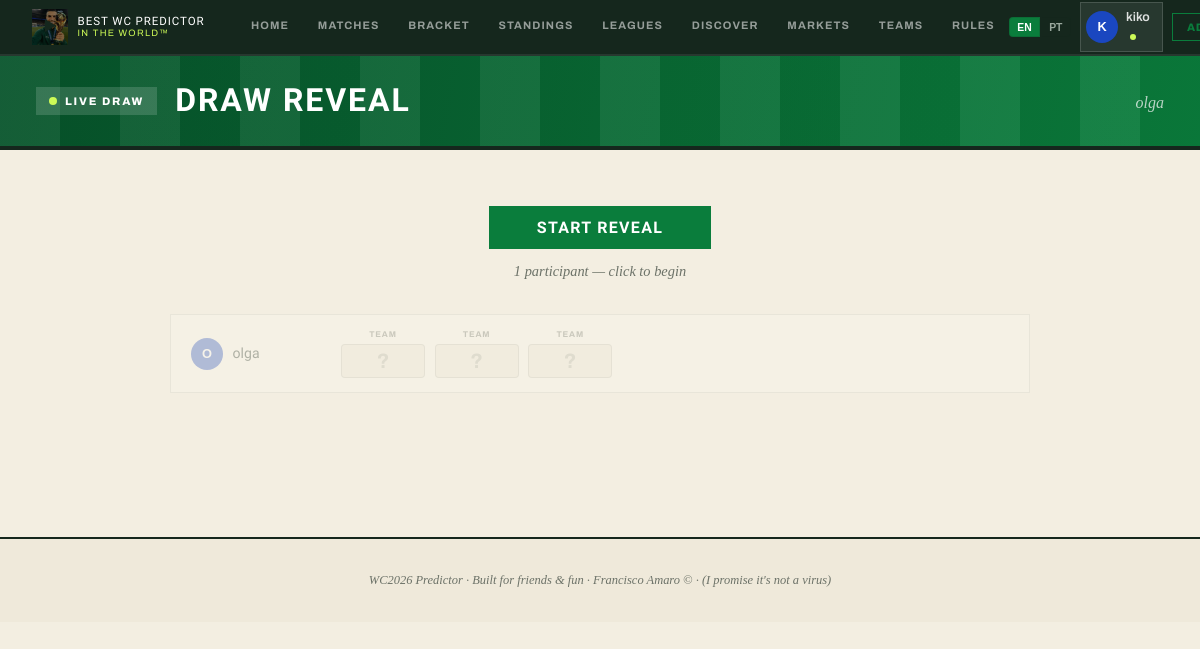
/leagues/3/sweepstake/reveal (signed in), run on the app's committed database.
### app/models.py (models this page shows)
class User(Base):
    __tablename__ = "users"
    id = Column(Integer, primary_key=True, index=True)
    username = Column(String(50), unique=True, nullable=False, index=True)
    email = Column(String(100), unique=True, nullable=False, index=True)
    password_hash = Column(String(200), nullable=False)
    is_superadmin = Column(Boolean, default=False)
    display_name = Column(String(50), nullable=True)
    bio = Column(String(120), nullable=True)
    credits = Column(Float, default=10.0)
    avatar_color = Column(String(10), default="#1a47c0")
    avatar_icon = Column(String(6), default="★")
    avatar_img_url = Column(String(200), nullable=True)
    profile_bg = Column(String(100), nullable=True)     # CSS gradient/color for whole-app background
    profile_banner_url = Column(String(200), nullable=True)  # banner image on profile page
    favorite_team_id = Column(Integer, ForeignKey("teams.id"), nullable=True)
    created_at = Column(DateTime, default=datetime.utcnow)
    memberships = relationship("LeagueMember", back_populates="user", cascade="all, delete-orphan")
    predictions = relationship("Prediction", back_populates="user", cascade="all, delete-orphan")
    sweepstake_assignments = relationship("SweepstakeAssignment", back_populates="user")
    tournament_picks = relationship("TournamentPick", back_populates="user", cascade="all, delete-orphan")
    favorite_team = relationship("Team", foreign_keys=[favorite_team_id])

class League(Base):
    __tablename__ = "leagues"
    id = Column(Integer, primary_key=True, index=True)
    name = Column(String(100), nullable=False)
    invite_code = Column(String(8), unique=True, nullable=False, index=True)
    admin_id = Column(Integer, ForeignKey("users.id"), nullable=False)
    description = Column(String(200), nullable=True)
    accent_color = Column(String(10), default="#1a47c0")
    badge_emoji = Column(String(6), default="★")
    banner_url = Column(String(200), nullable=True)
    points_exact_score = Column(Integer, default=3)
    points_correct_result = Column(Integer, default=1)
    boost_multiplier = Column(Integer, default=2)   # exact-score boost multiplier
    points_bracket_winner = Column(Integer, default=10)
    points_bracket_finalist = Column(Integer, default=5)
    points_bracket_semi = Column(Integer, default=2)
    points_bracket_quarter = Column(Integer, default=1)
    logo_url = Column(String(200), nullable=True)
    is_public = Column(Boolean, default=False)             # joinable without invite code
    category = Column(String(20), default="general")       # general / country / global
    sweepstake_enabled = Column(Boolean, default=False)
    sweepstake_buy_in = Column(Float, default=10.0)
    sweepstake_teams_per_person = Column(Integer, default=1)
    sweepstake_drawn = Column(Boolean, default=False)
    sweep_pts_win = Column(Integer, default=2)             # points per match win
    sweep_pts_draw = Column(Integer, default=0)            # points per draw (group stage)
    sweep_pts_goal = Column(Integer, default=0)            # points per goal scored
    sweep_pts_clean_sheet = Column(Integer, default=0)     # points per clean sheet kept
    sweep_big_win_threshold = Column(Integer, default=0)   # min GD to trigger big win bonus (0 = off)
    sweep_big_win_pts = Column(Integer, default=0)         # bonus points for a big win
    sweep_upset_pts = Column(Integer, default=0)           # bonus for a lower-tier team beating a higher-tier team
    created_at = Column(DateTime, default=datetime.utcnow)
    admin = relationship("User", foreign_keys=[admin_id])
    members = relationship("LeagueMember", back_populates="league", cascade="all, delete-orphan")
    predictions = relationship("Prediction", back_populates="league", cascade="all, delete-orphan")
    sweepstake_assignments = relationship("SweepstakeAssignment", back_populates="league", cascade="all, delete-orphan")
    sweepstake_groups = relationship("SweepstakeGroup", back_populates="league", cascade="all, delete-orphan", order_by="SweepstakeGroup.order_index")
    tournament_picks = relationship("TournamentPick", back_populates="league", cascade="all, delete-orphan")

class SweepstakeAssignment(Base):
    __tablename__ = "sweepstake_assignments"
    id = Column(Integer, primary_key=True, index=True)
    league_id = Column(Integer, ForeignKey("leagues.id"), nullable=False)
    user_id = Column(Integer, ForeignKey("users.id"), nullable=False)
    team_id = Column(Integer, ForeignKey("teams.id"), nullable=False)
    group_id = Column(Integer, ForeignKey("sweepstake_groups.id"), nullable=True)
    league = relationship("League", back_populates="sweepstake_assignments")
    user = relationship("User", back_populates="sweepstake_assignments")
    team = relationship("Team", back_populates="sweepstake_assignments")
    group = relationship("SweepstakeGroup")

### app/routers/sweepstake.py (the view)
@router.get("/leagues/{league_id}/sweepstake/reveal")
async def reveal_page(request: Request, league_id: int, db: Session = Depends(get_db)):
    user = auth.get_current_user(request, db)
    if not user:
        return RedirectResponse("/login", status_code=303)
    league = db.query(models.League).filter(models.League.id == league_id).first()
    if not league:
        return RedirectResponse("/leagues", status_code=303)
    membership = db.query(models.LeagueMember).filter_by(
        league_id=league_id, user_id=user.id
    ).first()
    if not membership and not user.is_superadmin:
        return RedirectResponse("/leagues", status_code=303)
    if not league.sweepstake_drawn:
        return RedirectResponse(f"/leagues/{league_id}/sweepstake", status_code=303)
    assignments = (
        db.query(models.SweepstakeAssignment)
        .filter_by(league_id=league_id)
        .all()
    )
    by_user: dict = {}
    for a in assignments:
        by_user.setdefault(a.user_id, []).append(a)
    for lst in by_user.values():
        lst.sort(key=lambda a: (a.group.order_index if a.group else 99))
    draw_results = [
        {"user": lst[0].user, "assignments": lst}
        for lst in by_user.values() if lst
    ]
    random.shuffle(draw_results)
    all_teams = db.query(models.Team).all()
    return templates.TemplateResponse(
        "sweepstake/reveal.html",
        {
            "request": request,
            "user": user,
            "league": league,
            "draw_results": draw_results,
            "all_teams": all_teams,
        },
    )

### app/templates/sweepstake/reveal.html (shortened to what this page needs)
{% extends "base.html" %}
{% block content %}
{% set _lang = request.cookies.get('lang', user.language if user and user.language else 'en') %}
<div class="pg-band" style="padding:28px 36px">
  <span class="pg-live"><span class="dot"></span>Live Draw</span>
  <h1 style="font-size:2rem;letter-spacing:.06em">DRAW REVEAL</h1>
  <p style="font-family:'Spectral',serif;font-style:italic;color:rgba(255,255,255,.75);margin-top:.25rem">{{ league.name }}</p>
</div>
<div class="container page-content" style="max-width:860px">
  <div style="text-align:center;padding:1.5rem 0 2rem">
    <button id="startBtn" onclick="startReveal()"
            class="btn btn-primary"
            style="font-size:1rem;padding:.75rem 3rem;letter-spacing:.08em;font-family:'Archivo Black',sans-serif">
      START REVEAL
    </button>
    <p id="revealStatus"
       style="font-family:'Spectral',serif;font-style:italic;font-size:.9rem;color:var(--pg-muted);margin-top:.75rem">
      {{ draw_results|length }} participant{% if draw_results|length != 1 %}s{% endif %} — click to begin
    </p>
  </div>
  <div style="display:flex;flex-direction:column;gap:.85rem">
    {% for result in draw_results %}
    <div class="rcard card" id="rcard-{{ loop.index0 }}"
         style="overflow:hidden;opacity:.3;transition:opacity .4s,transform .35s,box-shadow .35s">
      <div class="card-body" style="display:flex;align-items:center;gap:1.25rem;flex-wrap:wrap;padding:.85rem 1.25rem">
        <div style="display:flex;align-items:center;gap:.6rem;min-width:130px">
          {{ avatar_html(result.user, 'sm') | safe }}
          <div>
            <div style="font-family:'Archivo Black',sans-serif;font-size:.88rem;line-height:1.2">
              {{ result.user.display_name or result.user.username }}
            </div>
          </div>
        </div>
        <div style="display:flex;gap:.6rem;flex-wrap:wrap;flex:1">
          {% for a in result.assignments %}
          <div class="rslot"
               data-code="{{ a.team.code }}"
               data-name="{{ a.team.name }}"
               data-flag="{{ flag_url(a.team.code) }}"
               style="display:flex;flex-direction:column;align-items:center;gap:.2rem;min-width:84px">
            <div style="font-size:.52rem;font-weight:700;letter-spacing:.1em;text-transform:uppercase;color:var(--pg-muted)">
              {{ a.group.name.split(':')[0] if a.group else 'Team' }}
            </div>
            <div class="rslot-inner"
                 style="background:var(--pg-foot);border:1px solid var(--border);border-radius:4px;
                        padding:.35rem .55rem;display:flex;align-items:center;gap:.35rem;
                        min-width:84px;min-height:34px;justify-content:center">
              <span style="font-size:1.3rem;color:var(--border-2);font-weight:700;line-height:1">?</span>
            </div>
          </div>
          {% endfor %}
        </div>
      </div>
    </div>
    {% endfor %}
  </div>
  <div style="text-align:center;padding:2rem 0 1rem">
  </div>
</div>
{% endblock %}

### app/templates/base.html (shortened to what this page needs)
<!DOCTYPE html>
<html lang="en">
<head>
  <link rel="stylesheet" href="/static/css/style.css">
</head>
<body>
{% set _lang = request.cookies.get('lang', user.language if user and user.language else 'en') %}
  <nav class="navbar">
    <a href="/" class="navbar-brand">
      <div class="brand-icon" style="overflow:hidden;padding:0;background:none;border:none;position:relative;cursor:pointer"
           id="logoBtn" title="Play / Pause">
        <img src="/static/img/logo.jpg" alt="Logo" style="width:36px;height:36px;object-fit:cover;display:block;">
        <div id="playIcon" style="position:absolute;inset:0;display:flex;align-items:center;justify-content:center;background:rgba(0,0,0,.45);font-size:.9rem;transition:opacity .15s">▶</div>
      </div>
      <div class="brand-text">
        <div class="brand-title">Best WC Predictor</div>
        <div class="brand-year">In The World™</div>
      </div>
    </a>
    <div class="nav-links">
      <a href="/" class="nav-link {% if request.url.path == '/' %}active{% endif %}">{{ t('nav.home', _lang) }}</a>
      <a href="/fixtures" class="nav-link {% if '/fixtures' in request.url.path %}active{% endif %}">{{ t('nav.matches', _lang) }}</a>
      <a href="/knockout" class="nav-link {% if '/knockout' in request.url.path %}active{% endif %}">{{ t('nav.bracket', _lang) }}</a>
      <a href="/standings" class="nav-link {% if '/standings' in request.url.path %}active{% endif %}">{{ t('nav.standings', _lang) }}</a>
      <a href="/leagues" class="nav-link {% if '/leagues' in request.url.path and '/leagues/' not in request.url.path and '/discover' not in request.url.path %}active{% endif %}">{{ t('nav.leagues', _lang) }}</a>
      <a href="/leagues/discover" class="nav-link {% if '/discover' in request.url.path %}active{% endif %}">{{ t('nav.discover', _lang) }}</a>
      <a href="/markets" class="nav-link {% if '/markets' in request.url.path %}active{% endif %}">{{ t('nav.markets', _lang) }}</a>
      <a href="/teams" class="nav-link {% if '/teams' in request.url.path %}active{% endif %}">{{ t('nav.teams', _lang) }}</a>
      <a href="/rules" class="nav-link {% if '/rules' in request.url.path %}active{% endif %}">Rules</a>
    </div>
    <div class="nav-right">
      <form action="/set-language" method="post" style="margin:0;display:flex;gap:2px">
        <button type="submit" name="lang" value="en"
                style="background:{% if _lang == 'en' %}var(--primary){% else %}transparent{% endif %};
                       border:1px solid var(--border);border-radius:4px 0 0 4px;
                       color:{% if _lang == 'en' %}#fff{% else %}var(--text-3){% endif %};
                       padding:.2rem .45rem;font-size:.65rem;font-weight:700;cursor:pointer">EN</button>
        <button type="submit" name="lang" value="pt"
                style="background:{% if _lang == 'pt' %}var(--primary){% else %}transparent{% endif %};
                       border:1px solid var(--border);border-left:none;border-radius:0 4px 4px 0;
                       color:{% if _lang == 'pt' %}#fff{% else %}var(--text-3){% endif %};
                       padding:.2rem .45rem;font-size:.65rem;font-weight:700;cursor:pointer">PT</button>
      </form>
      {% if user %}
        <a href="/profile/{{ user.username }}" class="avatar-chip" style="text-decoration:none">
          {{ avatar_html(user, "sm") | safe }}
          <span style="font-size:.78rem;font-weight:600;color:var(--text-1)">
            {{ user.display_name or user.username }}
            {% if user.is_superadmin %}<span class="superadmin-dot"></span>{% endif %}
          </span>
        </a>
        {% if user.is_superadmin %}
        <a href="/admin" class="btn-nav btn-nav-outline" style="color:var(--gold);border-color:var(--gold)">Admin</a>
        {% endif %}
      {% else %}
        <a href="/login" class="btn-nav btn-nav-outline">{{ t('nav.login', _lang) }}</a>
        <a href="/register" class="btn-nav btn-nav-primary">{{ t('nav.signup', _lang) }}</a>
      {% endif %}
    </div>
  </nav>
  <main>{% block content %}{% endblock %}</main>
  <footer>
    <p>{{ t('footer.text', _lang) }}</p>
  </footer>
</body>
</html>

### data on the page
User: avatar_color+display_name+username "K", display_name+username "kiko"
League: name "olga"
User: avatar_color+display_name+username "O", user "olga"
SweepstakeAssignment: group.name "TEAM"
SweepstakeAssignment: group.name "TEAM"
SweepstakeAssignment: group.name "TEAM"

### other printed values
{{ t('nav.home', _lang) }} "HOME"
{{ t('nav.matches', _lang) }} "MATCHES"
{{ t('nav.bracket', _lang) }} "BRACKET"
{{ t('nav.standings', _lang) }} "STANDINGS"
{{ t('nav.leagues', _lang) }} "LEAGUES"
{{ t('nav.discover', _lang) }} "DISCOVER"
{{ t('nav.markets', _lang) }} "MARKETS"
{{ t('nav.teams', _lang) }} "TEAMS"
{{ draw_results|length }} "1"
{{ t('footer.text', _lang) }} "WC2026 Predictor · Built for friends & fun · Francisco Amaro © · (I promise it's not a virus)"
